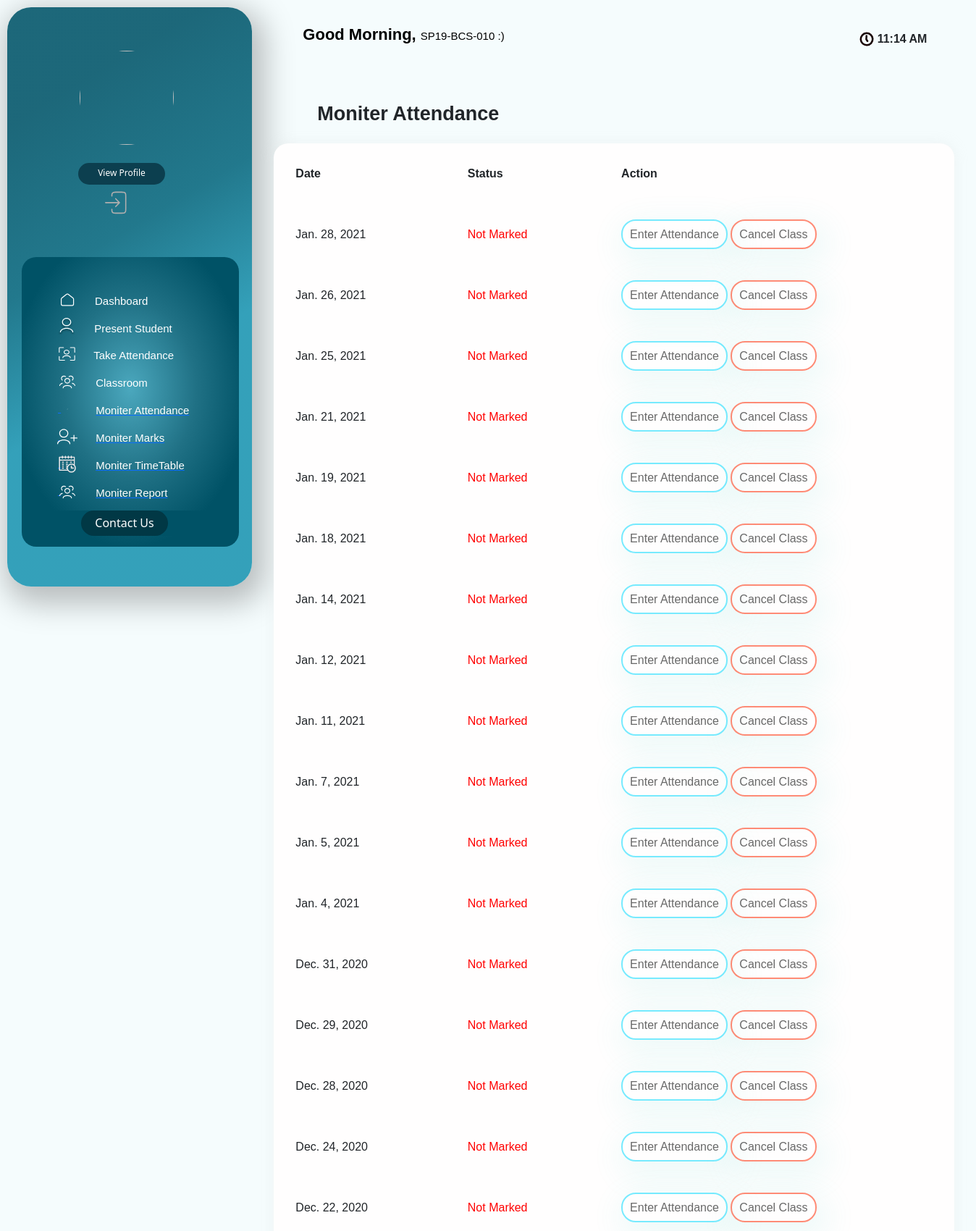
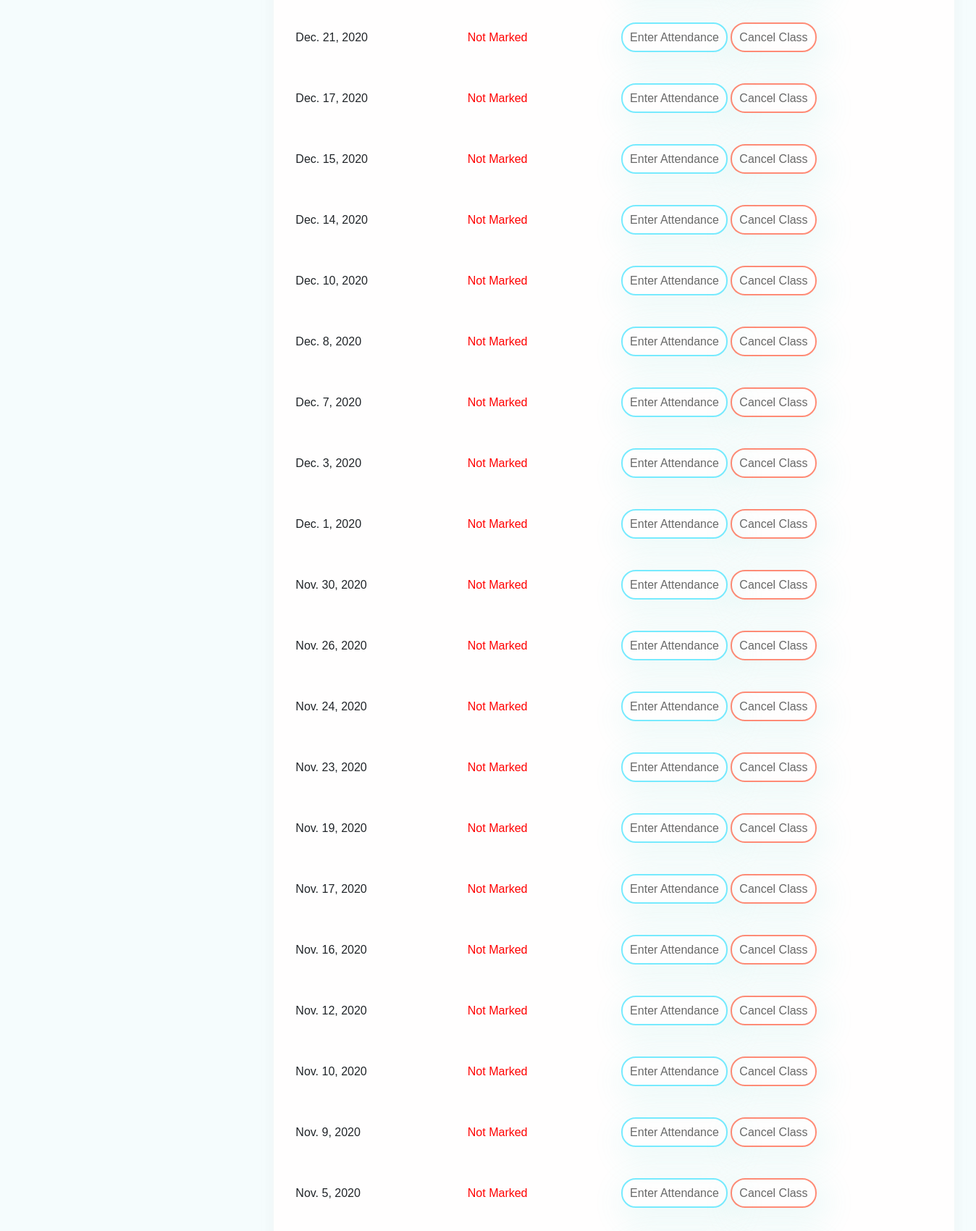
The page /teacher/41/ClassDates/ (signed in, upper part) on the database its author committed (2 pictures, top to bottom).
### info/models.py (models this page shows, shortened)
class User(AbstractUser):
    @property
    def is_student(self):
        if hasattr(self, 'student'):
            return True
        return False

class AttendanceClass(models.Model):
    assign = models.ForeignKey(Assign, on_delete=models.CASCADE)
    date = models.DateField()
    status = models.IntegerField(default=0)
    class Meta:
        verbose_name = 'Attendance'
        verbose_name_plural = 'Attendance'

### info/views.py (the view)
# urls.py: path('teacher/<int:assign_id>/ClassDates/', views.t_class_date, name='t_class_date'),
@login_required()
def t_class_date(request, assign_id):
    now = timezone.now()
    ass = get_object_or_404(Assign, id=assign_id)
    att_list = ass.attendanceclass_set.filter(date__lte=now).order_by('-date')
    return render(request, 'info/t_class_date.html', {'att_list': att_list,'date': g, 'time': current_time})

### info/templates/info/t_class_date.html (shortened to what this page needs)
<!DOCTYPE html>
<html lang="en">
<head>
     <link href="https://cdn.jsdelivr.net/npm/bootstrap@5.2.0-beta1/dist/css/bootstrap.min.css" rel="stylesheet">
</head>
<body style="background-color: rgba(245, 252, 253, 0.94)">
  <div    >
    <div class="maiin">
        <div class="upcnt">
            <div class="uplftcnt">
                <div class="primg">
                  <img src="/ImagesAttendance/{{ user.teacher.image }}" alt="">
                </div>
                <div class="prdet">
                    <div class="btnttl">
                      <a style="text-decoration:none ;" href="/viewprofile"><div  class="vp"> View Profile</div></a>
                    </div>
                    <div class="lgout" style="margin-left: 135px; margin-top: 0px; "><a href="{% url 'logout'%}"><img style=" width: 30px; height:50px;" src="/ImagesAttendance/info/images/lgout.svg" alt=""> </a></div>
                </div>
                <div class="navico">
                <div class="upici">
                  <a href="/index" style="color:white;text-decoration:none;">
                    <div class="icco">
                    <div class="icim"><img style="width: 26px; height:26px; "  src="/ImagesAttendance/info/images/House_02.svg"> </div>
                    <div class="icttl"> Dashboard</div>
                    </div>
                  </a>
                  <a href="/present_student" style="color:white;text-decoration:none;">
                    <div class="icco">
                    <div class="icim">&nbsp;<img style="width: 26px; height:25px; margin-left: -5px;"  src="/ImagesAttendance/info/images/prstu.svg"> </div>
                    <div class="icttl">Present Student </div>
                    </div>
                  </a>
                  <a href="/TakeAttendance" style="color:white;text-decoration:none;">
                    <div class="icco">
                    <div class="icim">&nbsp;<img style="width: 23px; height:23px; margin-left: -3px; "  src="/ImagesAttendance/info/images/tkatn.svg"> </div>
                    <div class="icttl">Take Attendance </div>
                    </div>
                  </a>
                  <a href="/class_room" style="color:white;text-decoration:none;">
                    <div class="icco">
                    <div class="icim">&nbsp;<img style="width: 28px; height:28px; margin-left: -5px;"  src="/ImagesAttendance/info/images/clsrm.svg"> </div>
                    <div class="icttl">Classroom</div>
                    </div>
                  </a>
                  <a href="{% url 't_clas' request.user.teacher.id 1 %}">
                      <div class="icco">
                          <div class="icim">&nbsp;<img style="width: 28px; height:28px; margin-left: -5px;"  src="/ImagesAttendance/info/images/editico.svg"> </div>
                          <div class="icttl">Moniter Attendance</div>
                          </div>
                    </a>
                    <a href="{% url 't_clas' request.user.teacher.id 2 %}">
                      <div class="icco">
                          <div class="icim">&nbsp;<img style="width: 28px; height:28px; margin-left: -5px;"  src="/ImagesAttendance/info/images/adstu.svg"> </div>
                          <div class="icttl">Moniter Marks</div>
                          </div>
                    </a>
                    <a href="{% url 't_timetable' request.user.teacher.id %}">
                      <div class="icco">
                      <div class="icim">&nbsp;<img style="width: 28px; height:28px; margin-left: -5px;"  src="/ImagesAttendance/info/images/ttbl.png"> </div>
                      <div class="icttl">Moniter TimeTable</div>
                      </div>
                   </a>
                   <a href="{% url 't_clas' request.user.teacher.id 3 %}">
                      <div class="icco">
                      <div class="icim">&nbsp;<img style="width: 28px; height:28px; margin-left: -5px;"  src="/ImagesAttendance/info/images/clsrm.svg"> </div>
                      <div class="icttl">Moniter Report</div>
                      </div>
                  </a>
                 </div>
                 <div style=" margin-top: -20px; background-color: transparent   " class="dwic"  >
                  <a style="text-decoration:none  ; background-color: #005266;" href="/contactus"> <div style="background-color: #013845;" class="cntus"><span>Contact Us</span> </div></a>
                </div>
               </div>
            </div>
            <div class="upritcnt">
                <div class="tagg">
                    <div class="greet">Good Morning,<span>{{request.user}} :)</span> </div>
                    <div class="timee">
                        <div class="timeeimg"> <img style="width: 20px; height:20px" src="/ImagesAttendance/info/images/tico.svg"></img> </div>
                        <div class="tym"> {{time}}</div>
                    </div>
                </div>
                <div class="Attendance">
                    <div class="titl">
                      <div>Moniter Attendance</div>
                    </div>
                    <div style="height: 90vh;" class="prescont">
                <table id="studnt" >
                  <thead>
                    <tr>
                        <th>Date</th>
                        <th>Status</th>
                        <th>Action</th>
                    </tr>
                  </thead>
                  <tbody>
                    {% for a in att_list %}
                    <tr>
                        <td>{{ a.date }}</td>
                        {% if a.status == 0 %}
                            <td style=" color: rgb(255, 0, 0); " >Not Marked</td>
                            <td>
                                <a style="color: #686868; text-decoration: none; border: 2px solid #05daff8a; font-family: 'Gill Sans', 'Gill Sans MT', Calibri, 'Trebuchet MS', sans-serif; box-shadow: 7px 13px 42px 11px rgba(76, 216, 195, 0.089); padding: 10px; border-radius: 20px; " href="{% url 't_attendance' a.id %}" role="button">Enter Attendance</a>
                                <a style="color: #686868; text-decoration: none; border: 2px solid #ff2b058a; font-family: 'Gill Sans', 'Gill Sans MT', Calibri, 'Trebuchet MS', sans-serif; box-shadow: 7px 13px 42px 11px rgba(76, 216, 195, 0.089); padding: 10px; border-radius: 20px; " href="{% url 'cancel_class' a.id %}">Cancel Class</>
                            </td>
                        {% endif %}
                    </tr>
                    {% empty %}
                            <p>student has no courses</p>
                    {% endfor %}
                  </tbody>
                </table>
              </div>
            </div>
        </div>
    </div>
</div>
</div>
</body>
</html>

### info/templates/info/t_class_date.html (style rules this page uses)
.maiin { display: flex; flex-direction: column; }
.upcnt { display: flex; }
.uplftcnt { height: 800px; width: 338.33px; margin: 10px; background: linear-gradient(328.91deg, rgba(0, 136, 168, 0.79) 38.23%, rgba(14, 108, 130, 0.912112) 59.45%, rgba(19, 97, 116, 0.958605) 83.69%); box-shadow: 7px 13px 42px 11px rgba(0, 0, 0, 0.25); border-radius: 33px; display: flex; flex-direction: column; }
.greet { font-family: 'Hammersmith One', sans-serif; font-weight: 600; font-size: 22px; line-height: 35px; text-align: center; margin-left: 60px; color: #000000; }
.greet span { font-size: 15px; margin-left: 6px; font-weight: 400; }
.tagg { display: flex; gap: 490px; margin-top: 30px; }
.timee { display: flex; gap: 5px; margin-top: 10px; margin-right: 8px; }
.tym { font-family: 'DM Sans', sans-serif; font-weight: 600; margin-top: 2px; }
.primg { border-radius: 100px; width: 130px; height: 130px; margin-top: 60px; margin-left: 100px; display: flex; justify-content: center; align-items: center; }
.primg img { border-radius: 100px; width: 130px; height: 130px; }
.navico { margin-left: 20px; margin-right: 20px; margin-top: 50px; height: 400px; width: 300px; background: radial-gradient(54.74% 54.74% at 49.91% 45.32%, #4BA8BE 0%, #207185 55.32%, #005266 100%); border-radius: 20px; }
.btnttl { height: 30px; width: 120px; border-radius: 20px; background-color: #0C3F4F; display: flex; justify-content: center; margin-top: 7px; font-size: 12px; margin-left: 98px; }
.vp { margin-top: 5px; color: #FFFFFF; }
.upici { margin-top: 45px; }
.icco { display: flex; gap: 25px; margin-top: 10px; }
.icim { margin-left: 50px; color: #FFFFFF; }
.icttl { color: #FFFFFF; font-family: 'DM Sans', sans-serif; font-size: 15px; margin-top: 5px; }
.dwic { width: 270px; height: 100px; border-radius: 20px; margin-left: 12px; }
.dwic { background: #071E23; display: flex; flex-direction: column; gap: 10px; justify-items: center; justify-content: center ; margin-top: 50px; }
.ttlh ,.cntus { margin-left: 70px; }
.cntus { color: white; background-color: #116782; width: 120px; display: flex; justify-content: center; height: 35px; border-radius: 100px; }
.cntus span { margin-top: 5px; }
.titl { font-family: 'DM Sans', sans-serif; font-size: 27px; font-weight: 700; margin-top: 70px; margin-left: 80px; margin-bottom: 10px; }
.icco { display: inline-block; display: flex; vertical-align: middle; -webkit-transform: perspective(1px) translateZ(0); transform: perspective(1px) translateZ(0); box-shadow: 0 0 1px rgba(0, 0, 0, 0); -webkit-transition-duration: 0.3s; transition-duration: 0.3s; }
.icco .icim { -webkit-transform: translateZ(0); transform: translateZ(0); -webkit-transition-duration: 0.3s; transition-duration: 0.3s; -webkit-transition-property: transform; transition-property: transform; -webkit-transition-timing-function: ease-out; transition-timing-function: ease-out; }
.titl { display: flex; }
::placeholder { color: rgb(189, 189, 189); }
.prescont { background-color: rgb(255, 254, 254); border-radius: 20px; width: 940px; height: 70vh; margin: 20px; display: flex; flex-direction: column; overflow-y: scroll; box-shadow: 0px 0px 17px 2px rgba(218, 218, 218, 0.212); }
#studnt { font-family: Arial, Helvetica, sans-serif; padding: 20px; width: 100%; }
#studnt th { padding: 30px; }
#studnt tr { padding: 30px; }
#studnt td { height: 70px; padding: 30px; }

### rows shown on the page
User: user "SP19-BCS-010"
AttendanceClass: date "Jan. 28, 2021", status "Not Marked"
AttendanceClass: date "Jan. 26, 2021", status "Not Marked"
AttendanceClass: date "Jan. 25, 2021", status "Not Marked"
AttendanceClass: date "Jan. 21, 2021", status "Not Marked"
AttendanceClass: date "Jan. 19, 2021", status "Not Marked"
AttendanceClass: date "Jan. 18, 2021", status "Not Marked"
AttendanceClass: date "Jan. 14, 2021", status "Not Marked"
AttendanceClass: date "Jan. 12, 2021", status "Not Marked"
AttendanceClass: date "Jan. 11, 2021", status "Not Marked"
AttendanceClass: date "Jan. 7, 2021", status "Not Marked"
AttendanceClass: date "Jan. 5, 2021", status "Not Marked"
AttendanceClass: date "Jan. 4, 2021", status "Not Marked"
AttendanceClass: date "Dec. 31, 2020", status "Not Marked"
AttendanceClass: date "Dec. 29, 2020", status "Not Marked"
AttendanceClass: date "Dec. 28, 2020", status "Not Marked"
AttendanceClass: date "Dec. 24, 2020", status "Not Marked"
AttendanceClass: date "Dec. 22, 2020", status "Not Marked"
AttendanceClass: date "Dec. 21, 2020", status "Not Marked"
AttendanceClass: date "Dec. 17, 2020", status "Not Marked"
AttendanceClass: date "Dec. 15, 2020", status "Not Marked"
AttendanceClass: date "Dec. 14, 2020", status "Not Marked"
AttendanceClass: date "Dec. 10, 2020", status "Not Marked"
AttendanceClass: date "Dec. 8, 2020", status "Not Marked"
AttendanceClass: date "Dec. 7, 2020", status "Not Marked"
AttendanceClass: date "Dec. 3, 2020", status "Not Marked"
AttendanceClass: date "Dec. 1, 2020", status "Not Marked"
AttendanceClass: date "Nov. 30, 2020", status "Not Marked"
AttendanceClass: date "Nov. 26, 2020", status "Not Marked"
AttendanceClass: date "Nov. 24, 2020", status "Not Marked"
AttendanceClass: date "Nov. 23, 2020", status "Not Marked"
AttendanceClass: date "Nov. 19, 2020", status "Not Marked"
AttendanceClass: date "Nov. 17, 2020", status "Not Marked"
AttendanceClass: date "Nov. 16, 2020", status "Not Marked"
AttendanceClass: date "Nov. 12, 2020", status "Not Marked"
AttendanceClass: date "Nov. 10, 2020", status "Not Marked"
AttendanceClass: date "Nov. 9, 2020", status "Not Marked"
AttendanceClass: date "Nov. 5, 2020", status "Not Marked"

### other values the page prints
{{ time }} "11:14 AM"
